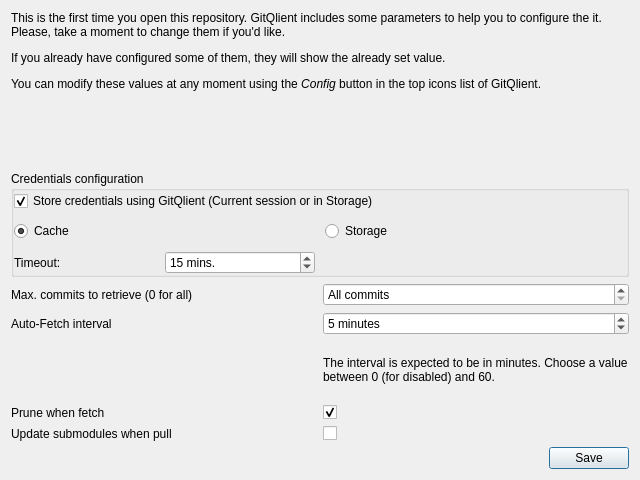
<?xml version="1.0" encoding="UTF-8"?>
<ui version="4.0">
 <class>InitialRepoConfig</class>
 <widget class="QDialog" name="InitialRepoConfig">
  <property name="geometry">
   <rect>
    <x>0</x>
    <y>0</y>
    <width>640</width>
    <height>480</height>
   </rect>
  </property>
  <property name="minimumSize">
   <size>
    <width>640</width>
    <height>480</height>
   </size>
  </property>
  <property name="maximumSize">
   <size>
    <width>800</width>
    <height>600</height>
   </size>
  </property>
  <property name="windowTitle">
   <string>Repo config</string>
  </property>
  <layout class="QGridLayout" name="gridLayout">
   <item row="0" column="0" colspan="2">
    <widget class="QLabel" name="label_4">
     <property name="text">
      <string>&lt;html&gt;&lt;head/&gt;&lt;body&gt;&lt;p&gt;This is the first time you open this repository. GitQlient includes some parameters to help you to configure the it. Please, take a moment to change them if you'd like.&lt;/p&gt;&lt;p&gt;If you already have configured some of them, they will show the already set value.&lt;/p&gt;&lt;p&gt;You can modify these values at any moment using the &lt;span style=&quot; font-style:italic;&quot;&gt;Config &lt;/span&gt;button in the top icons list of GitQlient.&lt;/p&gt;&lt;/body&gt;&lt;/html&gt;</string>
     </property>
     <property name="wordWrap">
      <bool>true</bool>
     </property>
    </widget>
   </item>
   <item row="8" column="1">
    <widget class="CheckBox" name="updateOnPull">
     <property name="text">
      <string/>
     </property>
    </widget>
   </item>
   <item row="9" column="0" colspan="2">
    <layout class="QHBoxLayout" name="horizontalLayout">
     <item>
      <spacer name="horizontalSpacer">
       <property name="orientation">
        <enum>Qt::Horizontal</enum>
       </property>
       <property name="sizeHint" stdset="0">
        <size>
         <width>40</width>
         <height>20</height>
        </size>
       </property>
      </spacer>
     </item>
     <item>
      <widget class="QPushButton" name="pushButton">
       <property name="text">
        <string>Save</string>
       </property>
      </widget>
     </item>
    </layout>
   </item>
   <item row="7" column="0">
    <widget class="QLabel" name="label_2">
     <property name="text">
      <string>Prune when fetch</string>
     </property>
    </widget>
   </item>
   <item row="2" column="1">
    <spacer name="verticalSpacer">
     <property name="orientation">
      <enum>Qt::Vertical</enum>
     </property>
     <property name="sizeType">
      <enum>QSizePolicy::Fixed</enum>
     </property>
     <property name="sizeHint" stdset="0">
      <size>
       <width>20</width>
       <height>10</height>
      </size>
     </property>
    </spacer>
   </item>
   <item row="4" column="1">
    <widget class="QSpinBox" name="sbMaxCommits">
     <property name="specialValueText">
      <string>All commits</string>
     </property>
     <property name="suffix">
      <string> last commits</string>
     </property>
     <property name="maximum">
      <number>999999999</number>
     </property>
     <property name="singleStep">
      <number>10</number>
     </property>
     <property name="value">
      <number>0</number>
     </property>
    </widget>
   </item>
   <item row="4" column="0">
    <widget class="QLabel" name="label_7">
     <property name="text">
      <string>Max. commits to retrieve (0 for all)</string>
     </property>
    </widget>
   </item>
   <item row="7" column="1">
    <widget class="CheckBox" name="pruneOnFetch">
     <property name="text">
      <string/>
     </property>
     <property name="checked">
      <bool>true</bool>
     </property>
    </widget>
   </item>
   <item row="5" column="0">
    <widget class="QLabel" name="label">
     <property name="text">
      <string>Auto-Fetch interval</string>
     </property>
    </widget>
   </item>
   <item row="6" column="1">
    <widget class="QLabel" name="label_3">
     <property name="text">
      <string>The interval is expected to be in minutes. Choose a value between 0 (for disabled) and 60.</string>
     </property>
     <property name="wordWrap">
      <bool>true</bool>
     </property>
    </widget>
   </item>
   <item row="1" column="0" colspan="2">
    <widget class="QFrame" name="orangeHSeparator">
     <property name="frameShape">
      <enum>QFrame::NoFrame</enum>
     </property>
     <property name="frameShadow">
      <enum>QFrame::Plain</enum>
     </property>
     <property name="lineWidth">
      <number>0</number>
     </property>
    </widget>
   </item>
   <item row="5" column="1">
    <widget class="QSpinBox" name="autoFetch">
     <property name="specialValueText">
      <string>Never</string>
     </property>
     <property name="suffix">
      <string> minutes</string>
     </property>
     <property name="maximum">
      <number>60</number>
     </property>
     <property name="value">
      <number>5</number>
     </property>
    </widget>
   </item>
   <item row="8" column="0">
    <widget class="QLabel" name="label_5">
     <property name="text">
      <string>Update submodules when pull</string>
     </property>
    </widget>
   </item>
   <item row="3" column="0" colspan="2">
    <widget class="QGroupBox" name="credentialsFrames">
     <property name="title">
      <string>Credentials configuration</string>
     </property>
     <layout class="QGridLayout" name="gridLayout_2">
      <property name="leftMargin">
       <number>0</number>
      </property>
      <property name="topMargin">
       <number>0</number>
      </property>
      <property name="rightMargin">
       <number>0</number>
      </property>
      <property name="bottomMargin">
       <number>0</number>
      </property>
      <property name="spacing">
       <number>10</number>
      </property>
      <item row="1" column="1">
       <widget class="QRadioButton" name="rbStorage">
        <property name="text">
         <string>Storage</string>
        </property>
        <attribute name="buttonGroup">
         <string notr="true">buttonGroup</string>
        </attribute>
       </widget>
      </item>
      <item row="0" column="0" colspan="2">
       <widget class="CheckBox" name="chbCredentials">
        <property name="text">
         <string>Store credentials using GitQlient (Current session or in Storage)</string>
        </property>
        <property name="checked">
         <bool>true</bool>
        </property>
       </widget>
      </item>
      <item row="1" column="0">
       <widget class="QRadioButton" name="rbCache">
        <property name="text">
         <string>Cache</string>
        </property>
        <property name="checked">
         <bool>true</bool>
        </property>
        <attribute name="buttonGroup">
         <string notr="true">buttonGroup</string>
        </attribute>
       </widget>
      </item>
      <item row="2" column="0">
       <layout class="QHBoxLayout" name="horizontalLayout_2">
        <property name="spacing">
         <number>0</number>
        </property>
        <item>
         <widget class="QLabel" name="label_6">
          <property name="text">
           <string>Timeout:</string>
          </property>
         </widget>
        </item>
        <item>
         <widget class="QSpinBox" name="sbTimeout">
          <property name="suffix">
           <string> mins.</string>
          </property>
          <property name="maximum">
           <number>480</number>
          </property>
          <property name="singleStep">
           <number>5</number>
          </property>
          <property name="value">
           <number>15</number>
          </property>
         </widget>
        </item>
       </layout>
      </item>
     </layout>
    </widget>
   </item>
  </layout>
 </widget>
 <customwidgets>
  <customwidget>
   <class>CheckBox</class>
   <extends>QCheckBox</extends>
   <header>CheckBox.h</header>
  </customwidget>
 </customwidgets>
 <tabstops>
  <tabstop>chbCredentials</tabstop>
  <tabstop>rbCache</tabstop>
  <tabstop>rbStorage</tabstop>
  <tabstop>sbTimeout</tabstop>
  <tabstop>sbMaxCommits</tabstop>
  <tabstop>autoFetch</tabstop>
  <tabstop>pruneOnFetch</tabstop>
  <tabstop>updateOnPull</tabstop>
  <tabstop>pushButton</tabstop>
 </tabstops>
 <resources/>
 <connections>
  <connection>
   <sender>pushButton</sender>
   <signal>clicked()</signal>
   <receiver>InitialRepoConfig</receiver>
   <slot>accept()</slot>
   <hints>
    <hint type="sourcelabel">
     <x>580</x>
     <y>423</y>
    </hint>
    <hint type="destinationlabel">
     <x>350</x>
     <y>189</y>
    </hint>
   </hints>
  </connection>
 </connections>
 <buttongroups>
  <buttongroup name="buttonGroup"/>
 </buttongroups>
</ui>
